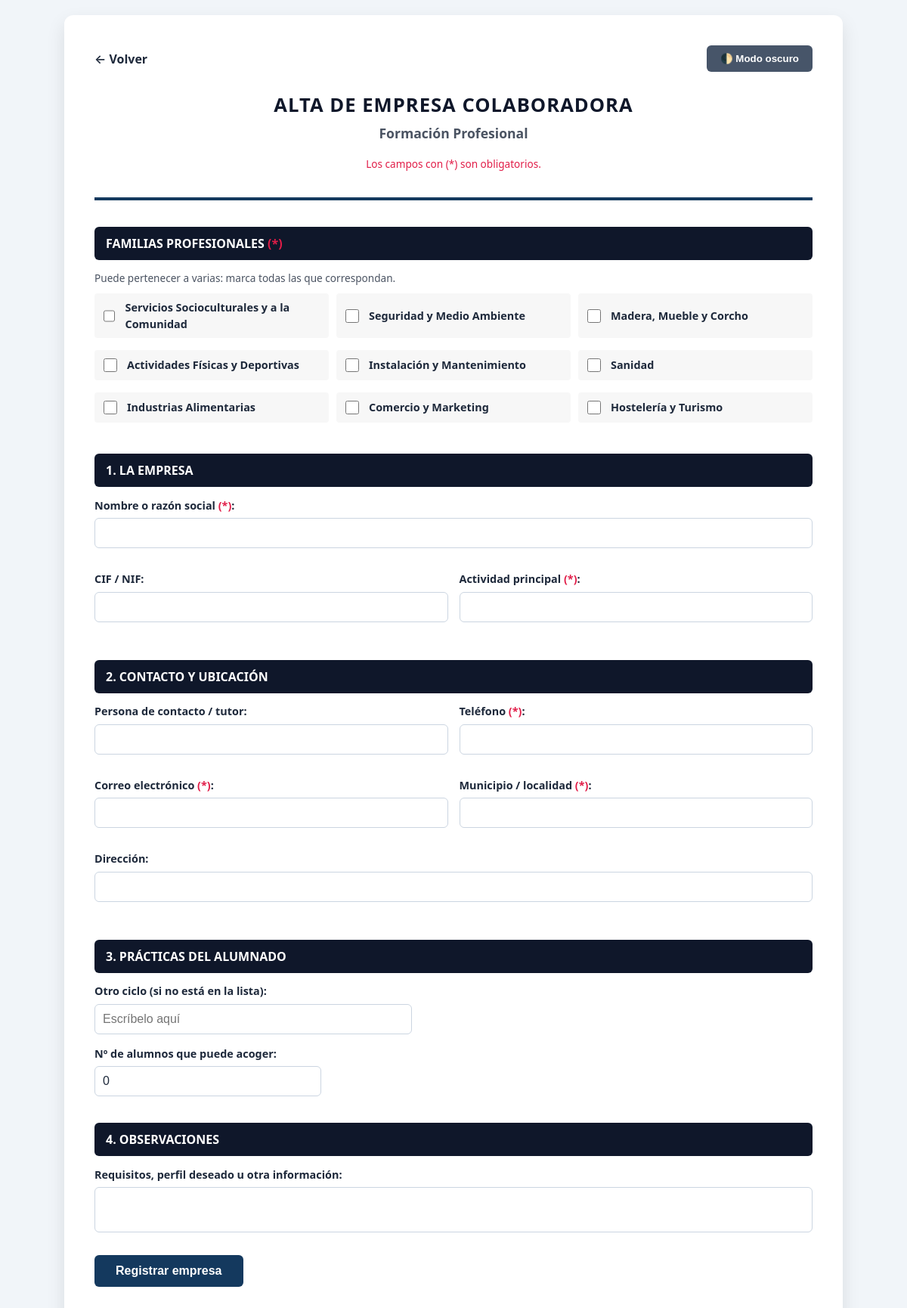
/cuestionario_empresa.php (signed in), run on the app's committed database.
### tables this page shows
CREATE TABLE IF NOT EXISTS familias (
  id     INT UNSIGNED NOT NULL AUTO_INCREMENT,
  nombre VARCHAR(120) NOT NULL,
  orden  SMALLINT NOT NULL DEFAULT 0,
  PRIMARY KEY (id),
  UNIQUE KEY uq_nombre (nombre)
);

### config.php (called while the page is built, shortened)
<?php
function db(): PDO
{
    static $pdo = null;
    if ($pdo === null) {
        $pdo = new PDO(
            'mysql:host=' . DB_HOST . ';dbname=' . DB_NAME . ';charset=utf8mb4',
            DB_USER,
            DB_PASS,
            [
                PDO::ATTR_ERRMODE            => PDO::ERRMODE_EXCEPTION,
                PDO::ATTR_DEFAULT_FETCH_MODE => PDO::FETCH_ASSOC,
                PDO::ATTR_EMULATE_PREPARES   => false,
            ]
        );
    }
    return $pdo;
}
function e(?string $texto): string
{
    return htmlspecialchars((string) $texto, ENT_QUOTES, 'UTF-8');
}
function familias(): array
{
    static $cache = null;
    if ($cache === null) {
        $cache = db()->query('SELECT id, nombre FROM familias ORDER BY orden, nombre')->fetchAll();
    }
    return $cache;
}

### empresa_lib.php (called while the page is built, shortened)
<?php
function texto_otro(?string $valorGuardado): string
{
    if (!$valorGuardado) {
        return '';
    }
    return '';
}
function ids_familias_validos(array $ids): array
{
    $ids = array_map('intval', $ids);
    $validos = [];
    return $validos;
}
function familias_desde_request(array $src): array
{
    $crudo = [];
    return [
        'ids'   => ids_familias_validos(array_filter($crudo, fn($x) => ctype_digit($x))),
        'otras' => in_array('otras', $crudo, true),
    ];
}

### _campos_empresa.php (the view, shortened to what this page needs)
<h2>1. La empresa</h2>
<div class="grid">
  <div class="form-group full-width"><label>Nombre o razón social <span class="req">(*)</span>:</label>
    <input type="text" name="nombre" required maxlength="160" value="<?= e($em['nombre'] ?? '') ?>"></div>
  <div class="form-group"><label>CIF / NIF:</label>
    <input type="text" name="cif" maxlength="20" value="<?= e($em['cif'] ?? '') ?>"></div>
  <div class="form-group"><label>Actividad principal <span class="req">(*)</span>:</label>
    <input type="text" name="sector" required maxlength="120" value="<?= e($em['sector'] ?? '') ?>"></div>
</div>
<h2>2. Contacto y ubicación</h2>
<div class="grid">
  <div class="form-group"><label>Persona de contacto / tutor:</label>
    <input type="text" name="contacto_nombre" maxlength="160" value="<?= e($em['contacto_nombre'] ?? '') ?>"></div>
  <div class="form-group"><label>Teléfono <span class="req">(*)</span>:</label>
    <input type="tel" name="telefono" required maxlength="40" value="<?= e($em['telefono'] ?? '') ?>"></div>
  <div class="form-group"><label>Correo electrónico <span class="req">(*)</span>:</label>
    <input type="email" name="email" required maxlength="160" value="<?= e($em['email'] ?? '') ?>"></div>
  <div class="form-group"><label>Municipio / localidad <span class="req">(*)</span>:</label>
    <input type="text" name="localidad" required maxlength="100" value="<?= e($em['localidad'] ?? '') ?>"></div>
  <div class="form-group full-width"><label>Dirección:</label>
    <input type="text" name="direccion" maxlength="200" value="<?= e($em['direccion'] ?? '') ?>"></div>
</div>
<h2>3. Prácticas del alumnado</h2>
<div class="form-group" style="max-width:420px;margin-top:10px;">
  <label>Otro ciclo (si no está en la lista):</label>
  <input type="text" name="ciclos_otro" maxlength="120" placeholder="Escríbelo aquí"
         value="<?= e(texto_otro($em['ciclos'] ?? null)) ?>">
</div>
<div class="form-group" style="max-width:300px;margin-top:10px;">
  <label>Nº de alumnos que puede acoger:</label>
  <input type="number" name="plazas" min="0" max="999" value="<?= (int) ($em['plazas'] ?? 0) ?>">
</div>
<h2>4. Observaciones</h2>
<div class="form-group">
  <label>Requisitos, perfil deseado u otra información:</label>
  <textarea name="observaciones" oninput="autoGrow(this)"><?= e($em['observaciones'] ?? '') ?></textarea>
</div>

### cuestionario_empresa.php (shortened to what this page needs)
<?php
require __DIR__ . '/config.php';
require __DIR__ . '/empresa_lib.php';
$id = isset($_GET['id']) ? (int) $_GET['id'] : 0;
$em = [];
$todas = familias();
if ($id > 0) {
    $st = db()->prepare('SELECT * FROM empresas WHERE id = ? AND eliminada_en IS NULL');
    $st->execute([$id]);
    $em = $st->fetch();
    if (!$em) {
        http_response_code(404);
        exit('Empresa no encontrada. Si está en la papelera, restáurala primero.');
    }
    $idsSel = array_map(fn($f) => (int) $f['id'], familias_de_empresa($id));
} else {
    $idsSel = familias_desde_request($_GET)['ids'];
}
$filasSel = array_values(array_filter($todas, fn($f) => in_array((int) $f['id'], $idsSel, true)));
$nombresSel = implode(' · ', array_column($filasSel, 'nombre'));
?>
<!DOCTYPE html>
<html lang="es">
<head>
<link rel="stylesheet" href="assets/cuestionario.css?v=<?= @filemtime(__DIR__ . '/assets/cuestionario.css') ?: '1' ?>">
</head>
<body class="cuestionario">
<div class="container">
  <div class="controls">
    <a class="volver" href="<?= $id > 0 ? 'ficha.php?id=' . $id : 'nueva_empresa.php' ?>">&larr; Volver</a>
    <div class="botones">
      <button class="btn-theme" type="button" onclick="toggleDarkMode()">🌓 Modo oscuro</button>
    </div>
  </div>
  <header class="header-layout" style="text-align:center;">
    <h1><?= $id > 0 ? 'Editar empresa' : 'Alta de empresa colaboradora' ?></h1>
    <p class="subtitle" id="subtitulo-familias">Formación Profesional<?= $nombresSel !== '' ? ' &ndash; ' . e($nombresSel) : '' ?></p>
    <p class="req-info">Los campos con (*) son obligatorios.</p>
  </header>
  <form method="post">
    <h2>Familias profesionales <span class="req">(*)</span></h2>
    <p style="font-size:0.85rem;opacity:.8;margin:0 0 6px;">Puede pertenecer a varias: marca todas las que correspondan.</p>
    <div class="option-group">
      <?php foreach ($todas as $f): ?>
        <label class="option-item"><input type="checkbox" name="familias[]" value="<?= (int) $f['id'] ?>"
          <?= in_array((int) $f['id'], $idsSel, true) ? 'checked' : '' ?>> <?= e($f['nombre']) ?></label>
      <?php endforeach; ?>
    </div>
    <?php require __DIR__ . '/_campos_empresa.php'; ?>
    <div class="form-group" style="margin-top:24px;">
      <button class="btn-print" type="submit" style="font-size:1rem;padding:12px 28px;border:none;border-radius:6px;color:#fff;cursor:pointer;font-weight:600;">
        <?= $id > 0 ? 'Guardar cambios' : 'Registrar empresa' ?>
      </button>
    </div>
  </form>
</div>
</body>
</html>

### assets/cuestionario.css (style rules this page uses)
:root { --bg-color: #f1f5f9; --container-bg: #ffffff; --text-color: #1e293b; --primary-color: #0f172a; --border-color: #cbd5e1; --input-bg: #ffffff; --header-bg: #0f172a; --required: #e11d48; }
body.cuestionario { font-family: 'Segoe UI', system-ui, -apple-system, sans-serif; background-color: var(--bg-color); color: var(--text-color); line-height: 1.5; margin: 0; padding: 20px; transition: background 0.3s ease; }
.container { max-width: 950px; margin: 0 auto; background: var(--container-bg); padding: 40px; border-radius: 12px; box-shadow: 0 10px 25px rgba(0,0,0,0.1); }
.controls { display: flex; gap: 12px; justify-content: space-between; align-items: center; margin-bottom: 25px; }
.controls .volver { color: var(--text-color); text-decoration: none; font-weight: 600; }
.controls .botones { display: flex; gap: 12px; }
.controls button { padding: 10px 18px; cursor: pointer; border: none; border-radius: 6px; font-weight: 600; display: flex; align-items: center; gap: 8px; transition: transform 0.1s; }
.btn-theme { background-color: #475569; color: white; }
.btn-print { background-color: var(--accent-color); color: white; }
.header-layout { border-bottom: 4px solid var(--accent-color); margin-bottom: 35px; padding-bottom: 20px; }
header h1 { margin: 0; font-size: 1.6rem; color: var(--primary-color); text-transform: uppercase; letter-spacing: 1px; }
.subtitle { font-weight: 600; font-size: 1.1rem; margin-top: 5px; opacity: 0.8; }
.req-info { color: var(--required); font-size: 0.85rem; margin-top: 8px; }
h2 { background: var(--header-bg); color: #fff; padding: 10px 15px; font-size: 1rem; margin-top: 35px; border-radius: 6px; text-transform: uppercase; }
.grid { display: grid; grid-template-columns: repeat(2, 1fr); gap: 15px; }
.full-width { grid-column: span 2; }
.form-group { margin-bottom: 15px; }
label { display: block; font-weight: 600; margin-bottom: 6px; font-size: 0.9rem; }
.req { color: var(--required); }
input[type="text"], input[type="email"], input[type="tel"], input[type="date"], input[type="number"], select, textarea { width: 100%; padding: 10px; border: 1.5px solid var(--border-color); border-radius: 6px; background-color: var(--input-bg); color: var(--text-color); box-sizing: border-box; font-size: 1rem; }
textarea { resize: none; min-height: 60px; overflow: hidden; }
.option-group { display: grid; grid-template-columns: repeat(auto-fill, minmax(260px, 1fr)); gap: 10px; margin: 10px 0; }
.option-item { display: flex; align-items: center; gap: 10px; background: rgba(0,0,0,0.03); padding: 8px; border-radius: 4px; font-size: 0.9rem; }
input[type="checkbox"], input[type="radio"] { width: 18px; height: 18px; cursor: pointer; accent-color: var(--accent-color); }

### data on the page
familias: nombre "Servicios Socioculturales y a la Comunidad"
familias: nombre "Seguridad y Medio Ambiente"
familias: nombre "Madera, Mueble y Corcho"
familias: nombre "Actividades Físicas y Deportivas"
familias: nombre "Instalación y Mantenimiento"
familias: nombre "Sanidad"
familias: nombre "Industrias Alimentarias"
familias: nombre "Comercio y Marketing"
familias: nombre "Hostelería y Turismo"
